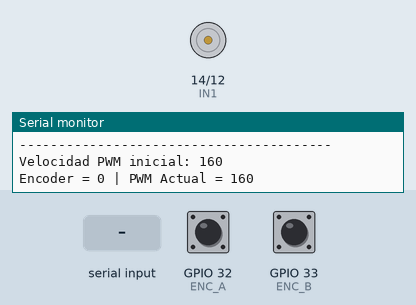
This sketch was run on a simulated ESP32. On the bench: motor-driver pin pairs drawn as motors (green arrow = first pin HIGH = forward, orange = second pin HIGH = backward, longer = more drive, scaled by the enable pin), the last lines printed to the serial monitor. The test bench sets the inputs (shaded band); at power-on: GPIO 32 (ENC_A) HIGH, GPIO 33 (ENC_B) HIGH.

Above: at 1.2 s.
1.3 s: "d90\n" received over Serial
At 2.2 s:
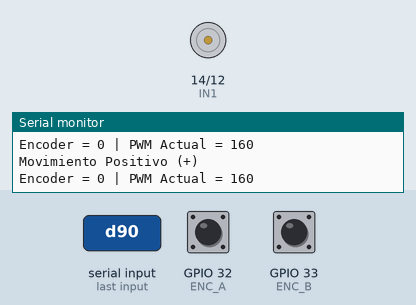
2.9 s: "a90\n" received over Serial
At 3.5 s:
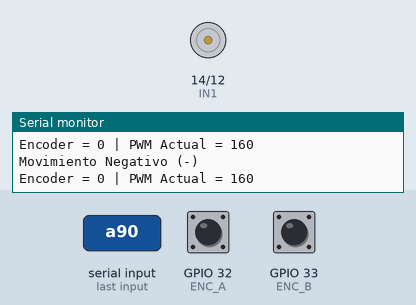
4.5 s: "0" received over Serial
6.0 s: "d,45\n" received over Serial
At 7.0 s:
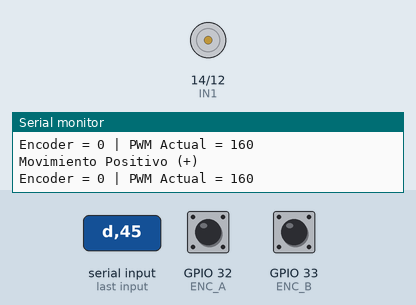
7.6 s: "0\n" received over Serial
Timing chart, 0 to 10.1 s (numbered marks = the images above; inputs shaded):
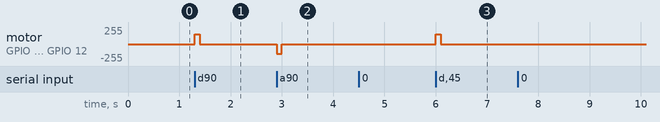

Measured:
- after the input at 1.3 s, motor on GPIO 14 (IN1) / GPIO 12 (IN2): stopped → forward 149/255 at once, → stopped 0.10 s later
- after the input at 2.9 s, motor on GPIO 14 (IN1) / GPIO 12 (IN2): stopped → backward 149/255 at once, → stopped 0.10 s later
- after the input at 6.0 s, motor on GPIO 14 (IN1) / GPIO 12 (IN2): stopped → forward 149/255 at once, → stopped 0.10 s later

The sketch:

encoder_calibrator.ino
```cpp
#include <Arduino.h>

// ---------------------------
// Pines del Motor 1 (Potencia y Control L298N)
// ---------------------------
#define IN1 14     // L298N IN1 -> Dirección 1
#define IN2 12     // L298N IN2 -> Dirección 2
#define ENA 13    // L298N ENA -> PWM Velocidad

// ---------------------------
// Pines ENCODER 1
// ---------------------------
#define ENC_A 32   // Encoder Fase A (Interrupción)
#define ENC_B 33   // Encoder Fase B (Lectura de Dirección)

volatile long encoderCount = 0; // Contador de pulsos del encoder
unsigned long lastPrint = 0;

// --- Configuración de PWM ---
const int PWM_FREQ = 20000;     // Frecuencia de PWM (20 kHz)
const int PWM_RESOLUTION = 8;   // Resolución de 8 bits (valores de 0 a 255)
const int MAX_PWM = 255;        // Valor máximo de PWM (para 8 bits)
const int MIN_PWM = 0;          // Valor mínimo de PWM (0)

// --- Configuración de Control de Posición y Velocidad ---
int PWM_SPEED = 160;            // VELOCIDAD BASE AJUSTABLE (PWM de 0 a 255)
const int TINY_SPEED_PWM = 150; // Velocidad fija para los movimientos 'a' y 'd'
const long TOLERANCE = 10;      // Margen de error para considerar alcanzado el "cero" (en ticks)

// Variables para almacenar el estado previo (mejor lectura)
#define ENA 27     // L298N ENA -> PWM Velocid
volatile int lastEncA = 0;
volatile int lastEncB = 0;

// ---------------------------------------
// Rutina de Servicio de Interrupción (ISR) - CORREGIDA
// ---------------------------------------
void IRAM_ATTR encoderISR() {
  int currentA = digitalRead(ENC_A);
  int currentB = digitalRead(ENC_B);

  // Tabla de estados para decodificación cuadratura
  // Si A y B cambian en sentido horario: incrementa
  // Si A y B cambian en sentido antihorario: decrementa

  if (lastEncA == LOW && currentA == HIGH) {
    // Flanco de subida en A
    if (currentB == LOW) {
      encoderCount++;  // Giro en una dirección
    } else {
      encoderCount--;  // Giro en dirección opuesta
    }
  }
  else if (lastEncA == HIGH && currentA == LOW) {
    // Flanco de bajada en A
    if (currentB == HIGH) {
      encoderCount++;  // Giro en una dirección
    } else {
      encoderCount--;  // Giro en dirección opuesta
    }
  }

  lastEncA = currentA;
  lastEncB = currentB;
}

// Si la dirección sigue invertida, usa esta versión alternativa:
/*
void IRAM_ATTR encoderISR() {
  int currentA = digitalRead(ENC_A);
  int currentB = digitalRead(ENC_B);

  if (lastEncA == LOW && currentA == HIGH) {
    if (currentB == HIGH) {  // INVERTIDO
      encoderCount++;
    } else {
      encoderCount--;
    }
  }
  else if (lastEncA == HIGH && currentA == LOW) {
    if (currentB == LOW) {  // INVERTIDO
      encoderCount++;
    } else {
      encoderCount--;
    }
  }

  lastEncA = currentA;
  lastEncB = currentB;
}
*/

// ---------------------------------------
// Funciones de Movimiento
// ---------------------------------------

void setMotorSpeed(int speed) {
  ledcWrite(ENA, speed);
}

void motorForwardTiny() {
  Serial.println("Movimiento Positivo (+)");
  digitalWrite(IN1, HIGH);
  digitalWrite(IN2, LOW);
  setMotorSpeed(TINY_SPEED_PWM);
  delay(100);
  setMotorSpeed(0);
}

void motorBackwardTiny() {
  Serial.println("Movimiento Negativo (-)");
  digitalWrite(IN1, LOW);
  digitalWrite(IN2, HIGH);
  setMotorSpeed(TINY_SPEED_PWM);
  delay(100);
  setMotorSpeed(0);
}

void motorStop() {
  digitalWrite(IN1, LOW);
  digitalWrite(IN2, LOW);
  setMotorSpeed(0);
}

// ---------------------------------------
// Función para ir a Posición Cero - MEJORADA
// ---------------------------------------
void returnToZero() {
  const long TARGET_TICKS = 0;
  long currentTicks;
  long lastTicks = encoderCount;
  unsigned long stuckTime = 0;
  const unsigned long STUCK_TIMEOUT = 2000; // 2 segundos sin cambio = atascado

  Serial.print("Iniciando movimiento a Posición Cero. Velocidad actual: ");
  Serial.println(PWM_SPEED);

  while (abs(encoderCount - TARGET_TICKS) > TOLERANCE) {

    noInterrupts();
    currentTicks = encoderCount;
    interrupts();

    // Detectar si está atascado
    if (currentTicks == lastTicks) {
      if (stuckTime == 0) {
        stuckTime = millis();
      } else if (millis() - stuckTime > STUCK_TIMEOUT) {
        Serial.println("ADVERTENCIA: Motor atascado o sin movimiento. Abortando...");
        break;
      }
    } else {
      stuckTime = 0; // Reiniciar timeout si hay movimiento
      lastTicks = currentTicks;
    }

    if (currentTicks > TARGET_TICKS) {
      digitalWrite(IN1, LOW);
      digitalWrite(IN2, HIGH);
      setMotorSpeed(PWM_SPEED);
    }
    else if (currentTicks < TARGET_TICKS) {
      digitalWrite(IN1, HIGH);
      digitalWrite(IN2, LOW);
      setMotorSpeed(PWM_SPEED);
    }

    Serial.print("Ticks: "); Serial.println(currentTicks);
    delay(10);
  }

  motorStop();
  Serial.print("Posición Cero alcanzada. Ticks finales: "); Serial.println(encoderCount);
}

// ---------------------------------------
// Setup - MEJORADO
// ---------------------------------------
void setup() {
  Serial.begin(115200);

  pinMode(IN1, OUTPUT);
  pinMode(IN2, OUTPUT);

  pinMode(ENC_A, INPUT_PULLUP);
  pinMode(ENC_B, INPUT_PULLUP);

  // Leer estados iniciales
  lastEncA = digitalRead(ENC_A);
  lastEncB = digitalRead(ENC_B);

  // Configuración del PWM (para ESP32)
  ledcAttach(ENA, PWM_FREQ, PWM_RESOLUTION);

  attachInterrupt(digitalPinToInterrupt(ENC_A), encoderISR, CHANGE);

  motorStop();

  Serial.println("=== SCARA Motor Test (Control de Posición y Velocidad Manual) ===");
  Serial.println("Controles:");
  Serial.println("  d = paso adelante (+)");
  Serial.println("  a = paso atrás (-)");
  Serial.println("  0 = IR A POSICIÓN CERO (usa la velocidad ajustable)");
  Serial.println("  r = reiniciar encoder (establecer POSICIÓN CERO)");
  Serial.println("  p[XXX] = ESTABLECER PWM MANUALMENTE (ej: p150, p255, p0)");
  Serial.println("  i = INVERTIR dirección del encoder");
  Serial.println("----------------------------------------");
  Serial.print("Velocidad PWM inicial: "); Serial.println(PWM_SPEED);
}

// ---------------------------------------
// Loop
// ---------------------------------------
void loop() {

  // Imprimir encoder cada 1 segundo
  if (millis() - lastPrint >= 1000) {
    lastPrint = millis();
    noInterrupts();
    long val = encoderCount;
    interrupts();

    Serial.print("Encoder = ");
    Serial.print(val);
    Serial.print(" | PWM Actual = ");
    Serial.println(PWM_SPEED);
  }

  // Leer comandos del usuario
  if (Serial.available()) {
    char command = Serial.read();

    if (command == 'd') {
      motorForwardTiny();
    }
    else if (command == 'a') {
      motorBackwardTiny();
    }
    else if (command == 'r') {
      noInterrupts();
      encoderCount = 0;
      interrupts();
      Serial.println("POSICIÓN CERO establecida.");
    }
    else if (command == '0') {
      returnToZero();
    }
    else if (command == 'p') {
      int newPwm = -1;

      if (Serial.peek() >= '0' && Serial.peek() <= '9') {
        newPwm = Serial.parseInt();
      }

      while (Serial.available()) {
        Serial.read();
      }

      if (newPwm >= MIN_PWM && newPwm <= MAX_PWM) {
        PWM_SPEED = newPwm;
        Serial.print("PWM establecido. Nueva velocidad: ");
        Serial.println(PWM_SPEED);
      } else {
        Serial.print("Error: Valor PWM (");
        Serial.print(newPwm);
        Serial.println(") fuera del rango 0-255. Intente: p150.");
      }
    }
    else {
      while (Serial.available()) {
        Serial.read();
      }
    }
  }
}
```
